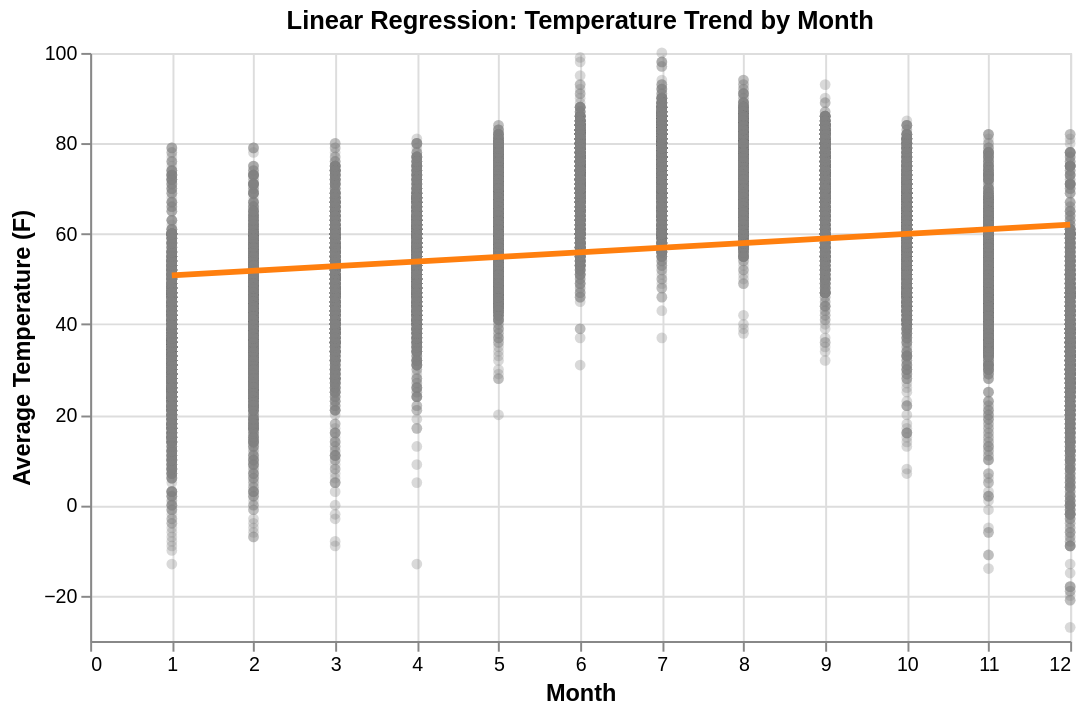

Notebook cell for this chart:
### Code cell
import pandas as pd
import numpy as np
import altair as alt

x_grid = pd.DataFrame({"Month": [weather_tidy["Month"].min(), weather_tidy["Month"].max()]})

x_grid["Wind_Speed"] = weather_tidy["Wind_Speed"].mean()
x_grid["Precipitation"] = weather_tidy["Precipitation"].mean()

x_grid["predicted"] = lm_model.predict(x_grid[["Month", "Wind_Speed", "Precipitation"]])

points = alt.Chart(weather_tidy).mark_circle(opacity=0.3, color="gray").encode(
    x=alt.X("Month:Q").title("Month"),
    y=alt.Y("Avg_Temp:Q").title("Average Temperature (F)")
)

reg_line = alt.Chart(x_grid).mark_line(color="#ff7f0e", size=3).encode(
    x="Month:Q",
    y="predicted:Q"
)

final_plot = (points + reg_line).properties(
    title="Linear Regression: Temperature Trend by Month",
    width=500,
    height=300
).configure_axis(titleFontSize=12)

final_plot.display()

### Figure 1 — Vega-Lite specification as saved in the notebook (floating-point values rounded to 4 significant figures; data arrays with more than 128 entries replaced by an {"elided": "..."} marker saying what was removed)
{"config": {"view": {"continuousWidth": 300, "continuousHeight": 300}, "axis": {"titleFontSize": 12}}, "layer": [{"data": {"name": "data-e48544a5f63dd30376abb90982dc9395"}, "mark": {"type": "circle", "color": "gray", "opacity": 0.3}, "encoding": {"x": {"field": "Month", "title": "Month", "type": "quantitative"}, "y": {"field": "Avg_Temp", "title": "Average Temperature (F)", "type": "quantitative"}}}, {"data": {"name": "data-b1d032955369ad8d7bfed4b4a1db7714"}, "mark": {"type": "line", "color": "#ff7f0e", "size": 3}, "encoding": {"x": {"field": "Month", "type": "quantitative"}, "y": {"field": "predicted", "type": "quantitative"}}}], "height": 300, "title": "Linear Regression: Temperature Trend by Month", "width": 500, "$schema": "https://vega.github.io/schema/vega-lite/v5.8.0.json", "datasets": {"data-e48544a5f63dd30376abb90982dc9395": {"elided": "16426 records"}, "data-b1d032955369ad8d7bfed4b4a1db7714": [{"Month": 1, "Wind_Speed": 6.307, "Precipitation": 0.5816, "predicted": 50.83}, {"Month": 12, "Wind_Speed": 6.307, "Precipitation": 0.5816, "predicted": 62.03}]}}
